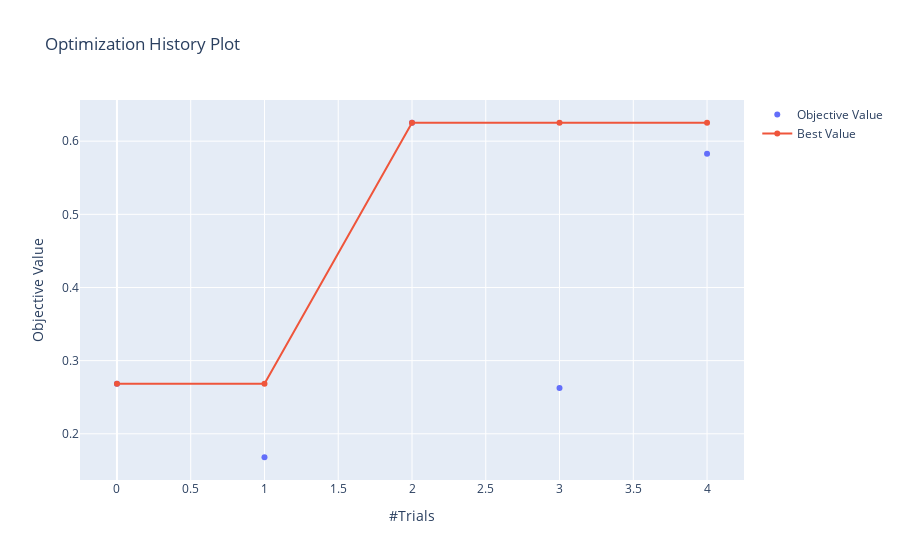

The cell this chart's notebook holds for it:
### Code cell
optuna.visualization.plot_optimization_history(study)

### Figure 1 — Plotly figure (JSON) as saved in the notebook; plotly's stock layout.template omitted (floating-point values rounded to 4 significant figures)
{"data": [{"mode": "markers", "name": "Objective Value", "type": "scatter", "x": [0, 1, 2, 3, 4], "y": [0.2685, 0.168, 0.6252, 0.2625, 0.5829]}, {"name": "Best Value", "type": "scatter", "x": [0, 1, 2, 3, 4], "y": [0.2685, 0.2685, 0.6252, 0.6252, 0.6252]}], "layout": {"title": {"text": "Optimization History Plot"}, "xaxis": {"title": {"text": "#Trials"}}, "yaxis": {"title": {"text": "Objective Value"}}}}
